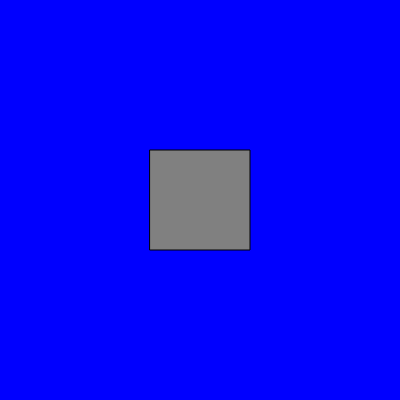
Frame 1 (no input)
Frame 60 (no input): identical to frame 1, image omitted
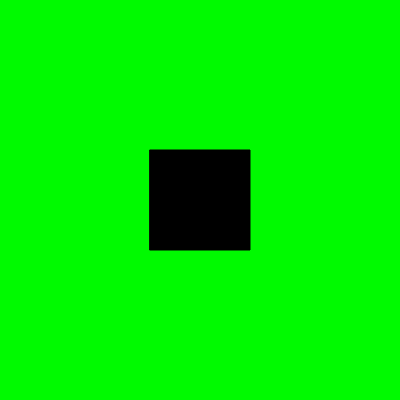
Frame 120 (the mouse pressed at the canvas centre since frame 60)

The p5.js sketch that drew these frames (run headless with seeded random() and noise() and a simulated clock; from frame 60 on, the mouse is pressed at the canvas centre):

// p5.js sketch
// ── sketch.js
let displayAltColor = false;

function setup() {
  createCanvas(400, 400);
  background(128);
}

function draw() {

  rectMode(CENTER);

  if (mouseX > 200 - 100 && mouseX < 200 + 100 &&
    mouseY > 200 - 100 && mouseY < 200 + 100) {
    background(255, 0, 0);
  } else {
    background(0, 0, 255);
  }
  if (mouseIsPressed) {
    background(0, 250, 0);
  }
  if (displayAltColor) {
    fill(0);
  } else {
    fill(128);
  }
  rect(200, 200, 100);
}

function mousePressed() {
  displayAltColor = !displayAltColor;
}
